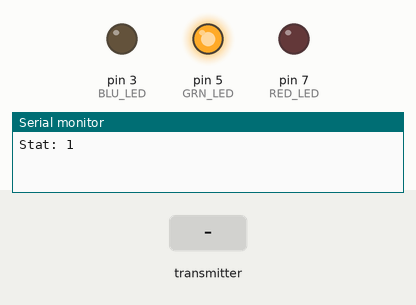
The sketch below on a simulated Arduino Uno, built with avr-gcc and run on an emulated ATmega328P. Shown: output pins drawn as LEDs (lit = HIGH), the last lines printed to the serial monitor. Inputs (shaded band) come from the test bench. Random numbers use the default seed unless the sketch sets one; no radio packets arrive unless stated.

Above: at 0.15 s.
At 1.75 s:
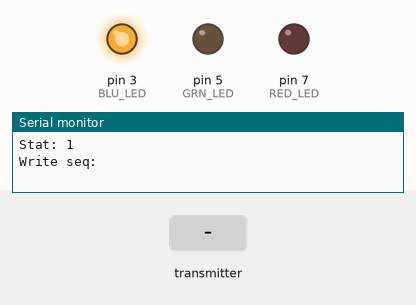
At 4.1 s:
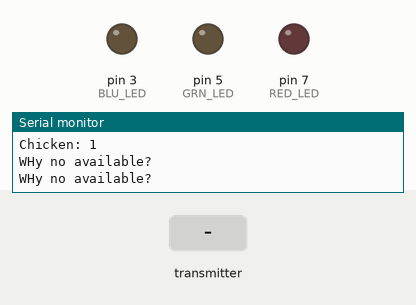
4.2 s: the transmitter starts sending stat = 0
Timing chart, 0 to 7.2 s (numbered marks = the images above; inputs shaded):
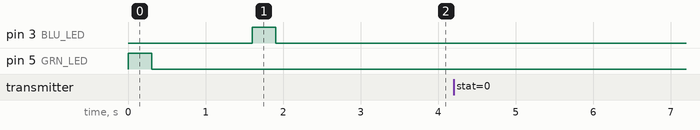

The sketch:

teensy_led.ino
```cpp
#include <RF24.h>
#include <RF24.h>
#include <RF24_config.h>

#define RED_LED 7
#define GRN_LED 5
#define BLU_LED 3
#define CSN 10
#define CE 9

struct Sequence{
  int len;
  char colors[64];
} seq;

RF24 rf(CE, CSN);

void setup() {
  // put your setup code here, to run once:
  rf.begin();
  rf.setChannel(5);
  rf.setPALevel(RF24_PA_MIN);
  rf.openWritingPipe(0xe7e7e7e7e7);
  rf.openReadingPipe(1, 0xc2c2c2c2c2);
  rf.setCRCLength(RF24_CRC_16);

  pinMode(RED_LED,OUTPUT);
  pinMode(GRN_LED,OUTPUT);
  pinMode(BLU_LED,OUTPUT);
  Serial.begin(9600);

  randomSeed(analogRead(0));
  seq.len = 0; //init sequence
  //seq.colors = (char*) malloc(0);
}

int readlen = 0;
int stat = 1;
// 1 - correct and continue
// 2 - incorrect and restart
// 0 - do nothing

void loop() {
  // put your main code here, to run repeatedly:
  Serial.print("Stat: ");
  Serial.println(stat);
  if(stat == 1){

//    Serial.println("Correct!");
    flashLED(GRN_LED);
    delay(1000);
    nextSeq();
    flashSequence();
    stat = 0;
    // Write sequence to Arduino
    rf.stopListening();
    //delay(100);
    //rf.reUseTX();
    int chicken = rf.write(seq.colors, seq.len);
    Serial.print("Chicken: ");
    Serial.println(chicken);
//    while(! rf.write(seq.colors, seq.len)) {
//      //stat = 0;
//      Serial.println("Attempting to write");
//    }


  }

  if (stat == 0) {
  // Read from Arduino
  rf.startListening();
  delay(100);
  //Serial.println("WHy no avail?");
  while (! rf.available()) {
    Serial.println("WHy no available?");
    delay(1000);
  }
  if(rf.available()){
    //char buf;
    rf.read(&stat, sizeof(int));  // Read result from Arduino
    //print stuff for debug
    Serial.print("read stat: ");
    //stat = (int) buf;
    Serial.println(stat);
    //stat = 0;
  }
  }

  // If incorrect, restart game
  if(stat == 2){
    Serial.println("Incorrect!");
    newGame();
  }

/* WORKING EXAMPLE */
//  rf.stopListening();
//
//  int sending = 6;
//  int chicken = rf.write(&sending, sizeof(int));
//  Serial.println(chicken);
//
//  rf.startListening();
//  if (rf.available()) {
//    rf.read(&stat, sizeof(int));
//    Serial.println(stat);
//  }

  delay(100); //arbitrary - change later
}

void nextSeq(){
  int newlen = ++(seq.len); // increase length by 1
  //Serial.println(seq.len);
  int randnum = random(3);

  char newchar;
  if(randnum == 0){
    //Serial.println(randnum);
    newchar = 'R'; //add R
  }else if(randnum == 1){
    newchar = 'G'; //add G
  }else{
    newchar = 'B'; //add B
  }


  //realloc(seq.colors,newlen); // do i need to save the old colors?
  (seq.colors)[newlen-1] = newchar;
}

void flashLED(int led){
  digitalWrite(led, HIGH);
  delay(300);
  digitalWrite(led, LOW);
  delay(300);
}

void flashSequence(){
  int len = seq.len;
  int i = 0;
  char* iterchar = seq.colors;
  int numled;
  char currchar;

  Serial.print("Write seq: ");

  for(; i<len; iterchar++,i++){
    currchar = *iterchar;
    if(currchar == 'R'){
      numled = RED_LED;
    }else if(currchar == 'G'){
      numled = GRN_LED;
    }else if(currchar == 'B'){
      numled = BLU_LED;
    }else{
      Serial.println("currchar is not RGB!");
      return;
    }
    flashLED(numled);
    Serial.print(currchar);
  }
  Serial.println("");
}

void newGame(){
  //free(seq.colors);
  seq.len = 0; //init sequence
  //seq.colors = (char*) malloc(0);
  readlen = 0;
  flashLED(RED_LED);
  stat = 1;
}
```
